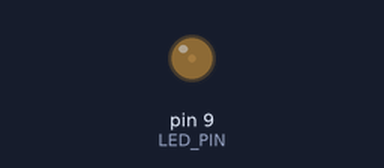
This sketch was run on a simulated Arduino Uno, built with avr-gcc and run on an emulated ATmega328P. On the bench: output pins drawn as LEDs (lit = HIGH).

Above: at 0.05 s.
At 0.25 s:
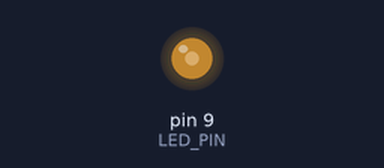
At 0.45 s:
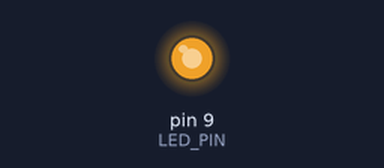
At 0.9 s:
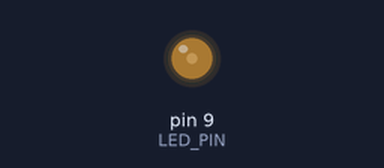
Timing chart, 0 to 3.0 s (numbered marks = the images above):
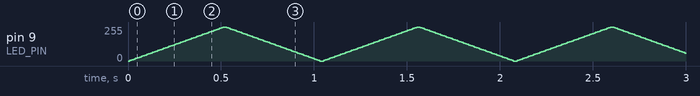

The sketch:

u04-breathing-led.ino
```cpp
/*
 * U04 · 呼吸燈
 *
 * 目標：從「開或關」走到「亮到多少」，認識 PWM。
 * 接線：同 U02（D9 串 220Ω 到 LED 長腳）。
 *
 * 重點：只有腳位旁邊印著 ~ 的才支援 analogWrite，
 *       在 Uno 上是 D3 D5 D6 D9 D10 D11。
 */

const int LED_PIN = 9;
const int STEP = 5;              // 每次亮度變化多少（1~255，越小越平滑）
const int HOLD_MS = 10;          // 每一階停留幾毫秒

void setup() {
  pinMode(LED_PIN, OUTPUT);
}

void loop() {
  // 逐漸變亮：0 → 255
  for (int level = 0; level <= 255; level += STEP) {
    analogWrite(LED_PIN, level);
    delay(HOLD_MS);
  }
  // 逐漸變暗：255 → 0
  for (int level = 255; level >= 0; level -= STEP) {
    analogWrite(LED_PIN, level);
    delay(HOLD_MS);
  }
}

/*
 * PWM 到底在做什麼
 *   它不是把電壓降低，而是快速地開開關關。
 *   analogWrite(9, 128) 表示「一半的時間通電」，
 *   切換速度約每秒 490 次，眼睛看不出閃爍，只覺得比較暗。
 *
 * 動手改改看
 *   1. STEP 改成 25，會看到一階一階的跳動
 *   2. HOLD_MS 改成 30，呼吸變慢
 */
```
